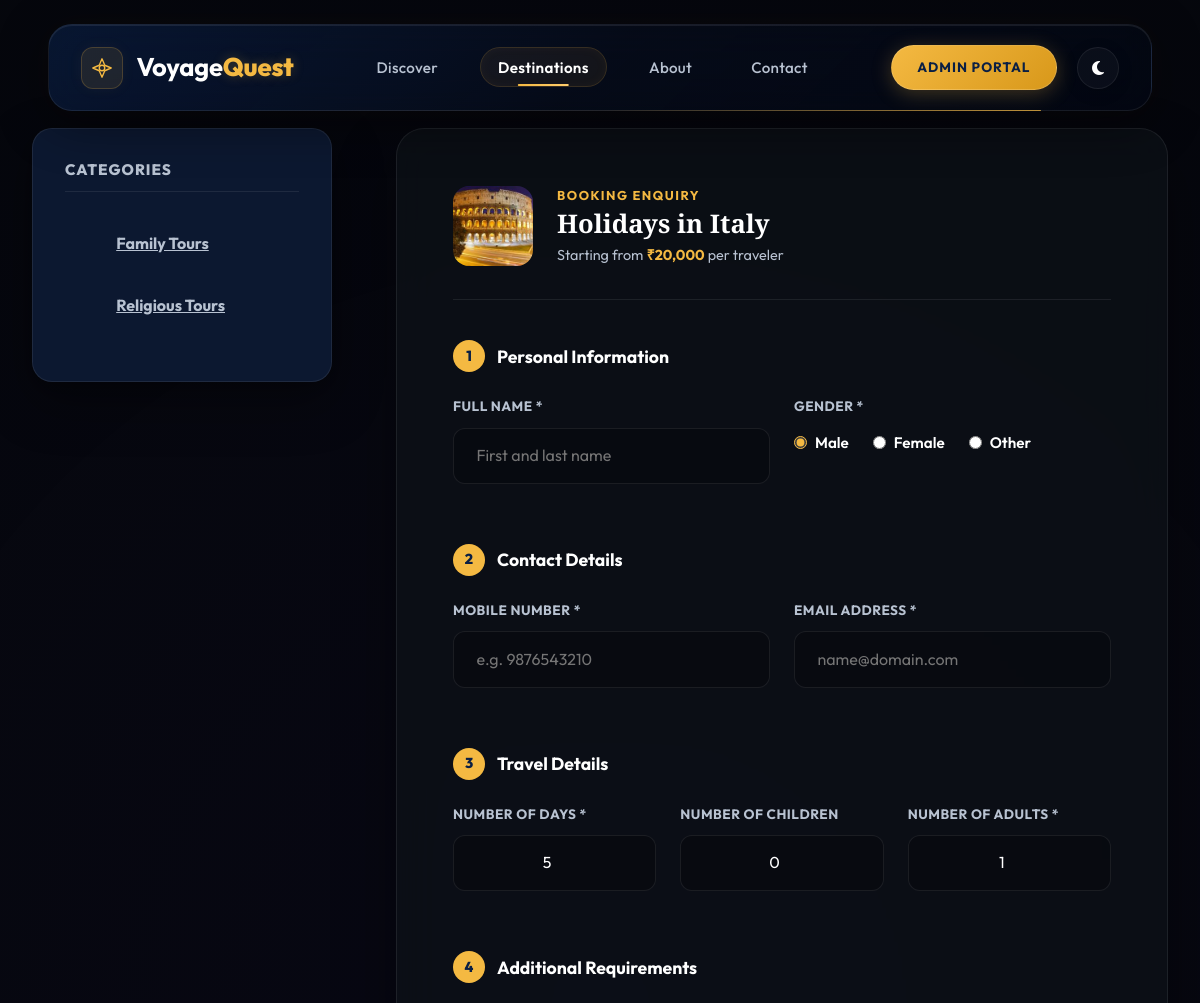
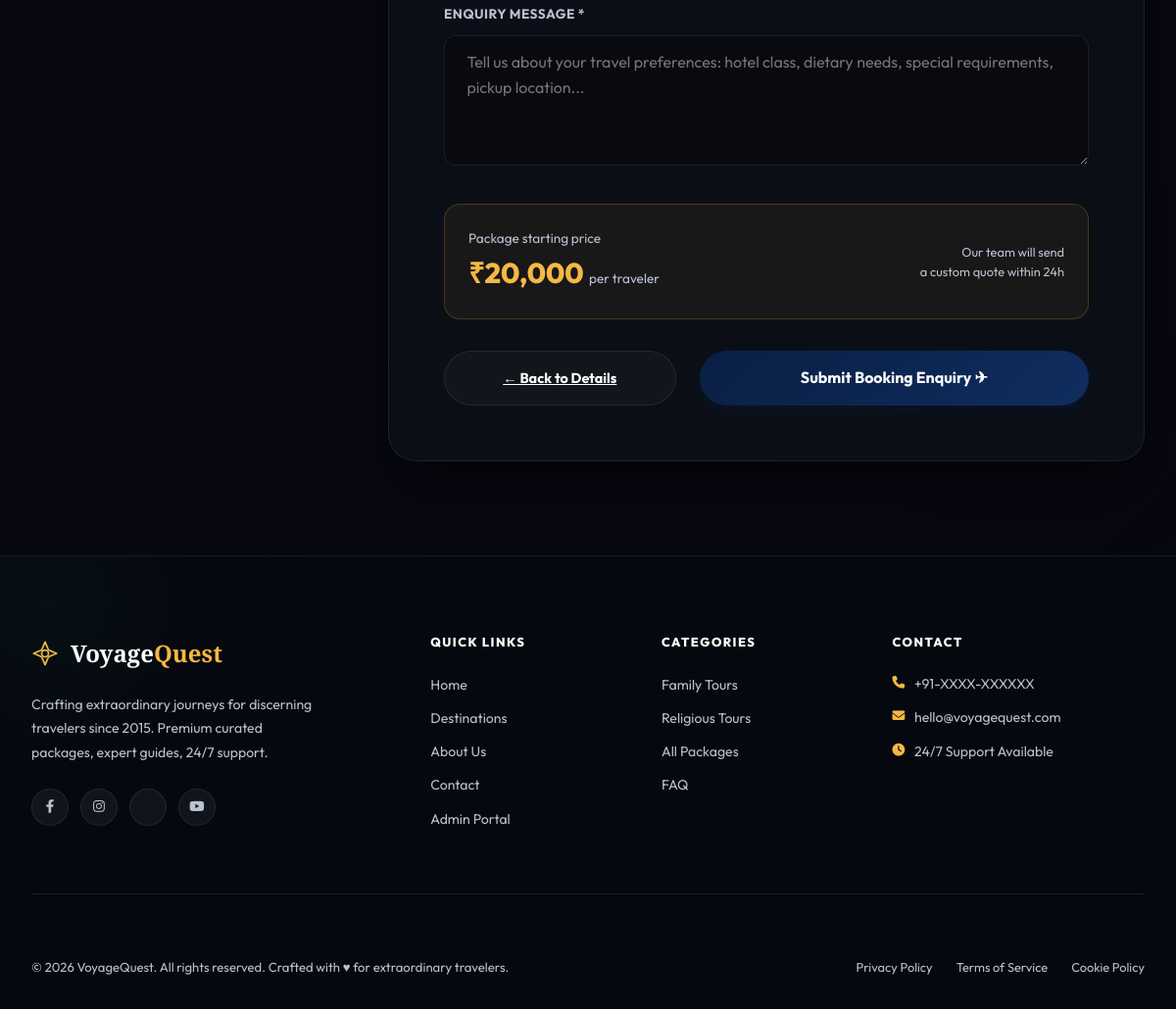
Screenshot of /enquiry.php?pid=2 with the database file from the repository (2 pictures, top to bottom).
### tables this page shows
CREATE TABLE IF NOT EXISTS `category` (
  `Cat_id` int(100) NOT NULL AUTO_INCREMENT,
  `Cat_name` varchar(2000) NOT NULL,
  PRIMARY KEY (`Cat_id`)
);

CREATE TABLE IF NOT EXISTS `package` (
  `Packid` int(200) NOT NULL AUTO_INCREMENT,
  `Packname` varchar(1000) NOT NULL,
  `Category` int(200) NOT NULL,
  `Subcategory` int(200) NOT NULL,
  `Packprice` int(200) NOT NULL,
  `Pic1` varchar(8000) NOT NULL,
  `Pic2` varchar(8000) NOT NULL,
  `Pic3` varchar(8000) NOT NULL,
  `Detail` varchar(8000) NOT NULL,
  PRIMARY KEY (`Packid`)
);

### function.php (called while the page is built, shortened)
<?php
function h($string) {
    return htmlspecialchars($string ?? '', ENT_QUOTES, 'UTF-8');
}
function prepare_query($cn, $sql, $types = '', $params = []) {
    $stmt = mysqli_prepare($cn, $sql);
    if ($types && $params) {
        mysqli_stmt_bind_param($stmt, $types, ...$params);
    }
    mysqli_stmt_execute($stmt);
    return mysqli_stmt_get_result($stmt);
}
?>

### enquiry.php (the view, shortened to what this page needs)
<?php
include('function.php');
$pid = isset($_GET["pid"]) ? (int)$_GET["pid"] : 0;
$package_data = null;
if ($pid > 0) {
    $result = prepare_query($cn,
        "SELECT p.*, c.Cat_name, s.Subcatname
         FROM package p
         JOIN category c ON p.Category = c.Cat_id
         JOIN subcategory s ON p.Subcategory = s.Subcatid
         WHERE p.Packid = ?",
        "i", [$pid]
    );
    if ($result) {
        $package_data = mysqli_fetch_assoc($result);
    }
}
$cat_result = mysqli_query($cn, "SELECT Cat_id, Cat_name FROM category ORDER BY Cat_id");
?>
<!DOCTYPE html>
<html lang="en">
<head>
    <link href="https://cdn.jsdelivr.net/npm/bootstrap@5.3.0/dist/css/bootstrap.min.css" rel="stylesheet">
    <link rel="stylesheet" href="css/luxury_travel.css?v=<?php echo filemtime('css/luxury_travel.css'); ?>">
</head>
<body>
<?php include('top.php'); ?>
<section class="ta-container">
    <div class="ta-grid-sidebar">
        <aside class="ta-sidebar" data-aos="fade-right">
            <h3 class="ta-sidebar-title">Categories</h3>
            <ul class="ta-sidebar-menu">
                <?php
                while ($cat = mysqli_fetch_assoc($cat_result)) {
                    echo '<li><a href="subcat.php?catid=' . (int)$cat['Cat_id'] . '" class="ta-sidebar-link">' . h($cat['Cat_name']) . '</a></li>';
                }
                ?>
            </ul>
        </aside>
        <div data-aos="fade-left">
            <?php if (!$package_data): ?>
            <div class="ta-detail-card">
                <h3 style="text-align:center; color: var(--text-gray);">Package selection invalid. <a href="category.php" style="color: var(--gold);">Browse Packages</a></h3>
            </div>
            <?php else: ?>
            <div class="ta-form-card" style="max-width: 100%; margin: 0;">
                <div style="display: flex; align-items: center; gap: 1.5rem; margin-bottom: 2.5rem; padding-bottom: 2rem; border-bottom: 1px solid var(--border-light);">
                    <div style="width: 80px; height: 80px; border-radius: 16px; overflow: hidden; flex-shrink: 0;">
                        <img src="Admin/packimages/<?php echo h($package_data['Pic1']); ?>"
                             alt="<?php echo h($package_data['Packname']); ?>"
                             style="width: 100%; height: 100%; object-fit: cover;"
                             onerror="this.src='images/travelimage.jpg'">
                    </div>
                    <div>
                        <p style="font-size: 0.8rem; text-transform: uppercase; letter-spacing: 1.5px; color: var(--gold); font-weight: 700; margin-bottom: 0.25rem;">Booking Enquiry</p>
                        <h3 style="font-family: var(--font-serif); font-size: 1.6rem; font-weight: 800; margin: 0; line-height: 1.2;"><?php echo h($package_data['Packname']); ?></h3>
                        <p style="color: var(--text-gray); font-size: 0.9rem; margin: 0.25rem 0 0 0;">Starting from <strong style="color: var(--gold);">₹<?php echo number_format((double)$package_data['Packprice']); ?></strong> per traveler</p>
                    </div>
                </div>
                <form method="post" id="bookingForm" novalidate>
                    <div class="booking-section" style="margin-bottom: 2rem;">
                        <div style="display: flex; align-items: center; gap: 0.75rem; margin-bottom: 1.5rem;">
                            <div style="width: 32px; height: 32px; border-radius: 50%; background: var(--gold); color: #0a1f44; font-weight: 800; font-size: 0.9rem; display: flex; align-items: center; justify-content: center;">1</div>
                            <h4 style="font-size: 1.1rem; font-weight: 700; margin: 0;">Personal Information</h4>
                        </div>
                        <div style="display: grid; grid-template-columns: 1fr 1fr; gap: 1.5rem;">
                            <div class="ta-form-group">
                                <label class="ta-form-label" for="t1">Full Name *</label>
                                <input class="ta-form-control" id="t1" name="t1" type="text"
                                       required minlength="3" maxlength="50"
                                       pattern="[a-zA-Z ]{3,50}"
                                       title="Please enter 3-50 characters (letters and spaces only)"
                                       placeholder="First and last name"
                                       autocomplete="name"
                                       value="<?php echo isset($_POST['t1']) ? h($_POST['t1']) : ''; ?>">
                            </div>
                            <div class="ta-form-group">
                                <label class="ta-form-label">Gender *</label>
                                <div style="display: flex; gap: 1.5rem; margin-top: 0.8rem; flex-wrap: wrap;">
                                    <label style="display: flex; align-items: center; gap: 0.5rem; cursor: pointer; font-size: 0.95rem; font-weight: 600;">
                                        <input type="radio" name="r1" value="Male" <?php echo (!isset($_POST['r1']) || $_POST['r1'] === 'Male') ? 'checked' : ''; ?> style="accent-color: var(--gold);"> Male
                                    </label>
                                    <label style="display: flex; align-items: center; gap: 0.5rem; cursor: pointer; font-size: 0.95rem; font-weight: 600;">
                                        <input type="radio" name="r1" value="Female" <?php echo (isset($_POST['r1']) && $_POST['r1'] === 'Female') ? 'checked' : ''; ?> style="accent-color: var(--gold);"> Female
                                    </label>
                                    <label style="display: flex; align-items: center; gap: 0.5rem; cursor: pointer; font-size: 0.95rem; font-weight: 600;">
                                        <input type="radio" name="r1" value="Other" <?php echo (isset($_POST['r1']) && $_POST['r1'] === 'Other') ? 'checked' : ''; ?> style="accent-color: var(--gold);"> Other
                                    </label>
                                </div>
                            </div>
                        </div>
                    </div>
                    <div class="booking-section" style="margin-bottom: 2rem;">
                        <div style="display: flex; align-items: center; gap: 0.75rem; margin-bottom: 1.5rem;">
                            <div style="width: 32px; height: 32px; border-radius: 50%; background: var(--gold); color: #0a1f44; font-weight: 800; font-size: 0.9rem; display: flex; align-items: center; justify-content: center;">2</div>
                            <h4 style="font-size: 1.1rem; font-weight: 700; margin: 0;">Contact Details</h4>
                        </div>
                        <div style="display: grid; grid-template-columns: 1fr 1fr; gap: 1.5rem;">
                            <div class="ta-form-group">
                                <label class="ta-form-label" for="t2">Mobile Number *</label>
                                <input class="ta-form-control" id="t2" name="t2" type="tel"
                                       required pattern="[0-9]{10,12}"
                                       title="Please enter 10-12 digit mobile number"
                                       placeholder="e.g. 9876543210"
                                       autocomplete="tel"
                                       value="<?php echo isset($_POST['t2']) ? h($_POST['t2']) : ''; ?>">
                            </div>
                            <div class="ta-form-group">
                                <label class="ta-form-label" for="t3">Email Address *</label>
                                <input class="ta-form-control" id="t3" name="t3" type="email"
                                       required placeholder="name@domain.com"
                                       autocomplete="email"
                                       value="<?php echo isset($_POST['t3']) ? h($_POST['t3']) : ''; ?>">
                            </div>
                        </div>
                    </div>
                    <div class="booking-section" style="margin-bottom: 2rem;">
                        <div style="display: flex; align-items: center; gap: 0.75rem; margin-bottom: 1.5rem;">
                            <div style="width: 32px; height: 32px; border-radius: 50%; background: var(--gold); color: #0a1f44; font-weight: 800; font-size: 0.9rem; display: flex; align-items: center; justify-content: center;">3</div>
                            <h4 style="font-size: 1.1rem; font-weight: 700; margin: 0;">Travel Details</h4>
                        </div>
                        <div style="display: grid; grid-template-columns: repeat(3, 1fr); gap: 1.5rem;" class="travel-details-grid">
                            <div class="ta-form-group">
                                <label class="ta-form-label" for="t4">Number of Days *</label>
                                <input class="ta-form-control" id="t4" name="t4" type="number"
                                       min="1" max="365" required placeholder="5"
                                       style="text-align: center;"
                                       value="<?php echo isset($_POST['t4']) ? h($_POST['t4']) : ($package_data ? h($package_data['NoofDays'] ?? '5') : '5'); ?>">
                            </div>
                            <div class="ta-form-group">
                                <label class="ta-form-label" for="t5">Number of Children</label>
                                <input class="ta-form-control" id="t5" name="t5" type="number"
                                       min="0" max="20" placeholder="0"
                                       style="text-align: center;"
                                       value="<?php echo isset($_POST['t5']) ? h($_POST['t5']) : '0'; ?>">
                            </div>
                            <div class="ta-form-group">
                                <label class="ta-form-label" for="t6">Number of Adults *</label>
                                <input class="ta-form-control" id="t6" name="t6" type="number"
                                       min="1" max="20" required placeholder="1"
                                       style="text-align: center;"
                                       value="<?php echo isset($_POST['t6']) ? h($_POST['t6']) : '1'; ?>">
                            </div>
                        </div>
                    </div>
                    <div class="booking-section" style="margin-bottom: 2rem;">
                        <div style="display: flex; align-items: center; gap: 0.75rem; margin-bottom: 1.5rem;">
                            <div style="width: 32px; height: 32px; border-radius: 50%; background: var(--gold); color: #0a1f44; font-weight: 800; font-size: 0.9rem; display: flex; align-items: center; justify-content: center;">4</div>
                            <h4 style="font-size: 1.1rem; font-weight: 700; margin: 0;">Additional Requirements</h4>
                        </div>
                        <div class="ta-form-group">
                            <label class="ta-form-label" for="t7">Enquiry Message *</label>
                            <textarea class="ta-form-control" id="t7" name="t7" required
                                      placeholder="Tell us about your travel preferences: hotel class, dietary needs, special requirements, pickup location..."
                                      rows="4"><?php echo isset($_POST['t7']) ? h($_POST['t7']) : ''; ?></textarea>
                        </div>
                    </div>
                    <div style="background: rgba(244, 185, 66, 0.06); border: 1px solid rgba(244, 185, 66, 0.2); border-radius: 16px; padding: 1.5rem; margin-bottom: 2rem;">
                        <div style="display: flex; justify-content: space-between; align-items: center;">
                            <div>
                                <p style="font-size: 0.85rem; color: var(--text-gray); margin: 0;">Package starting price</p>
                                <p style="font-size: 1.8rem; font-weight: 800; color: var(--gold); margin: 0;">₹<?php echo number_format((double)$package_data['Packprice']); ?> <span style="font-size: 0.85rem; color: var(--text-gray); font-weight: 400;">per traveler</span></p>
                            </div>
                            <div style="text-align: right;">
                                <p style="font-size: 0.8rem; color: var(--text-gray); margin: 0;">Our team will send</p>
                                <p style="font-size: 0.8rem; color: var(--text-gray); margin: 0;">a custom quote within 24h</p>
                            </div>
                        </div>
                    </div>
                    <div style="display: flex; gap: 1.5rem; flex-wrap: wrap;">
                        <a href="detail.php?pid=<?php echo $pid; ?>"
                           class="btn-ta btn-ta-secondary"
                           style="flex: 1; min-width: 140px; text-align: center;">
                            ← Back to Details
                        </a>
                        <button type="submit" name="sbmt"
                                class="btn-ta btn-ta-primary"
                                style="flex: 2; min-width: 200px; border-radius: 30px; padding: 0.95rem; font-size: 1rem;">
                            Submit Booking Enquiry ✈
                        </button>
                    </div>
                </form>
            </div>
            <?php endif; ?>
        </div>
    </div>
</section>
<?php include('bottom.php'); ?>
</body>
</html>

### rows the page displays
category: Cat_name "Family Tours"
category: Cat_name "Religious Tours"
package: Pic1 (picture), Packname "Holidays in Italy", Packprice "20,000"
